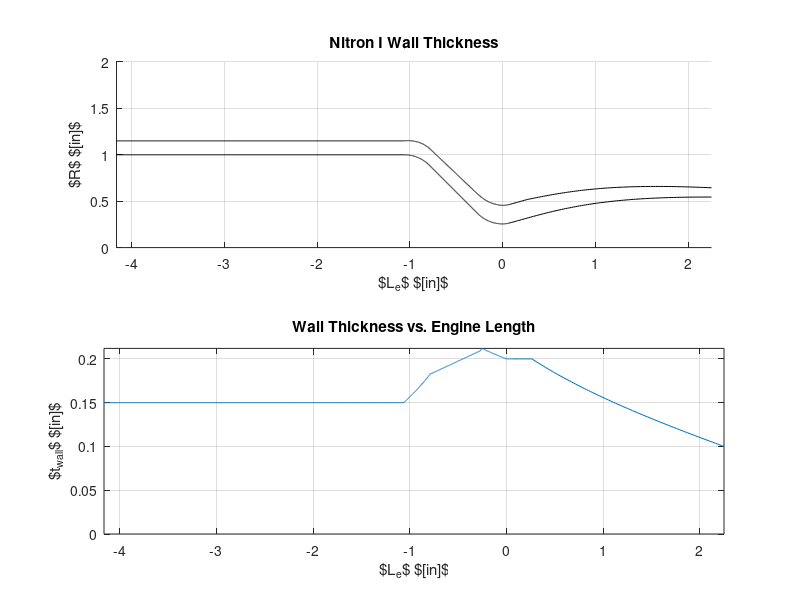

Write MATLAB code to recreate this figure.
clc; clear; close all;

interior_contour_m = csvread('MOC_engine_contour_m.csv');

chamber_thickness = 0.15; %[in]
    chamber_thickness_m = chamber_thickness/39.3701; % [m]
throat_thickness = 0.2; %[in]
    throat_thickness_m = throat_thickness/39.3701; % [m]
nozzle_thickness = 0.1; %[in]
    nozzle_thickness_m = nozzle_thickness/39.3701; % [m]

chamber_end_ind = 0;
chamber_min_contour_m = interior_contour_m(:,2)-interior_contour_m(1,2);
for i = 1:length(interior_contour_m(:,2))
    if(chamber_min_contour_m(i) >= 0)
        chamber_end_ind = i;
    end
end
chamber_curve_end_ind = 2300; % HARDCODED

throat_buffer = 0.25; %[in]
    throat_buffer_m = throat_buffer/39.3701; %[m[

[~,throat_start_index] = min(interior_contour_m(:,2));

throat_end_index = 0;
x_start = interior_contour_m(throat_start_index,1);
for i = throat_start_index:length(interior_contour_m(:,1))
    if(interior_contour_m(i,1)-x_start <= throat_buffer_m)
        throat_end_index = i;
    end
end

nozzle_end_index = length(interior_contour_m(:,1));

chamber_thickness_matrix = [linspace(chamber_thickness_m,chamber_thickness_m,chamber_end_ind),...
    linspace(chamber_thickness_m,0.212/39.3701,chamber_curve_end_ind-chamber_end_ind)];
throat_thickness_matrix = [linspace(0.212/39.3701,throat_thickness_m,throat_start_index-chamber_curve_end_ind), ...
    linspace(throat_thickness_m,throat_thickness_m,throat_end_index-throat_start_index)];
nozzle_thickness_matrix = linspace(throat_thickness_m,nozzle_thickness_m,nozzle_end_index-throat_end_index);

wall_thickness_matrix = [chamber_thickness_matrix,throat_thickness_matrix,nozzle_thickness_matrix];

for i = 1:length(interior_contour_m(:,2))
    exterior_contour_m(i) = interior_contour_m(i,2)+wall_thickness_matrix(i);
end

wallThicknessFig = figure('Name','Wall Thickness');
subplot(2,1,1);
hold on
plot(interior_contour_m(:,1)*39.3701,interior_contour_m(:,2)*39.3701,'k');
plot(interior_contour_m(:,1)*39.3701,exterior_contour_m*39.3701,'k');
grid on
axis equal
xlim([interior_contour_m(1,1)*39.3701 interior_contour_m(end,1)*39.3701]);ylim([0 2*max(interior_contour_m(:,2))*39.3701])
title('Nitron I Wall Thickness'); xlabel('$L_{e}$ $[in]$'); ylabel('$R$ $[in]$');
subplot(2,1,2)
plot(interior_contour_m(:,1)*39.3701,wall_thickness_matrix*39.3701)
title('Wall Thickness vs. Engine Length'); xlabel('$L_{e}$ $[in]$'); ylabel('$t_{wall}$ $[in]$');
grid on
xlim([interior_contour_m(1,1)*39.3701 interior_contour_m(end,1)*39.3701]);ylim([0 inf])

saveas(wallThicknessFig,'wallThickness','png');

x_data = interior_contour_m(:,1);
y_data = exterior_contour_m';
z_data  = zeros(length(interior_contour_m(:,1)),1);
exterior_contour = [x_data,y_data,z_data];



csvwrite('MOC_exterior_contour.txt',exterior_contour)
csvwrite('MOC_interior_contour.txt',interior_contour_m)